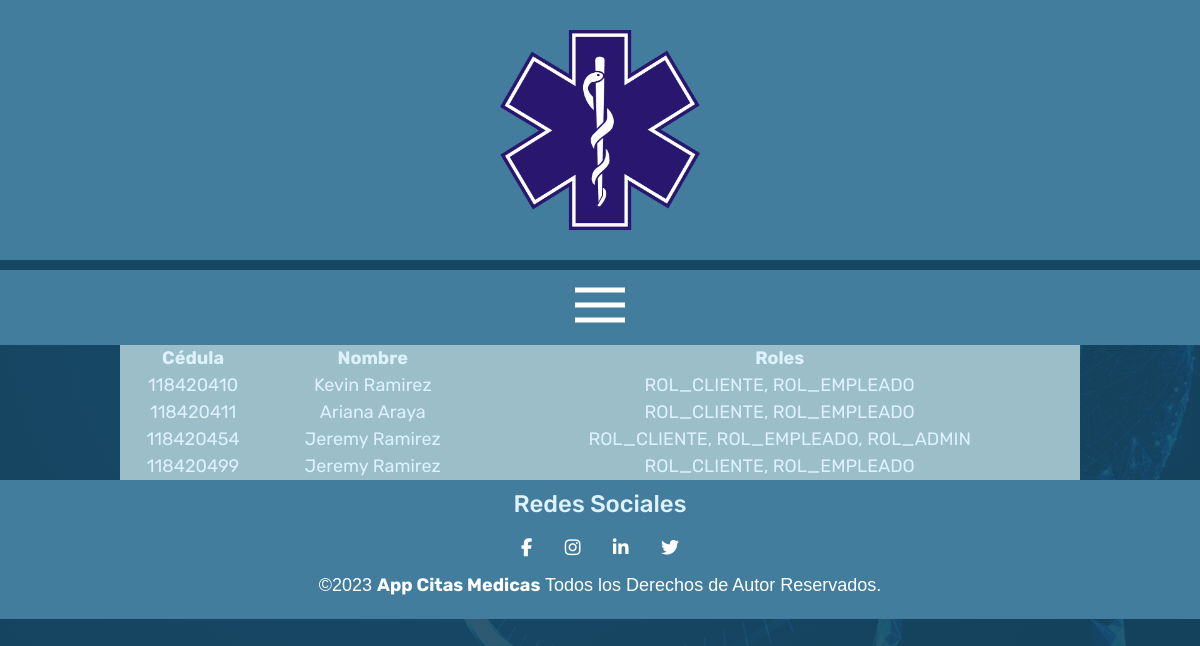
Page /roles.php (signed in) on the committed database.
### tables this page shows
CREATE TABLE `tab_usuarios` (
    `Cédula` VARCHAR(255) NOT NULL,
    `PrimerNombre` VARCHAR(100) NOT NULL,
    `SegundoNombre` VARCHAR(100) NULL,
    `PrimerApellido` VARCHAR(100) NOT NULL,
    `SegundoApellido` VARCHAR(100) NOT NULL,
    `Teléfono` VARCHAR(100) NOT NULL,
    `Correo` VARCHAR(100) NOT NULL,
    `Contraseña` VARCHAR(255) NOT NULL,
    `TipoSangre` VARCHAR(2) NULL,
    `Estatura` DOUBLE NULL,
    `Peso` DOUBLE NULL,
    PRIMARY KEY (`Cédula`)
);

### roles.php (the view, shortened to what this page needs)
<?php
require_once "templates/head.php";
require_once "templates/headerNavbar.php";
$conexion = Conecta();
$sql = "SELECT tab_usuarios.Cédula, tab_usuarios.PrimerNombre, tab_usuarios.PrimerApellido,
        IFNULL(GROUP_CONCAT(tab_roles.Descripción SEPARATOR ', '), 'Sin roles asignados') AS Roles
        FROM tab_usuarios
        LEFT JOIN tab_rolesusuario ON tab_usuarios.Cédula = tab_rolesusuario.Cédula
        LEFT JOIN tab_roles ON tab_rolesusuario.CodRol = tab_roles.CodRol
        GROUP BY tab_usuarios.Cédula";
$result = mysqli_query($conexion, $sql);
if ($result->num_rows > 0) {
    echo "<table border='1' style='width: 80%; margin: 0 auto; font-size: 18px; text-align: center;'>
            <tr>
                <th>Cédula</th>
                <th>Nombre</th>
                <th>Roles</th>
            </tr>";
    while ($row = $result->fetch_assoc()) {
        echo "<tr>
                <td>" . $row["Cédula"] . "</td>
                <td>" . $row["PrimerNombre"] . " " . $row["PrimerApellido"] . "</td>
                <td>" . $row["Roles"] . "</td>
              </tr>";
    }
    echo "</table>";
} else {
    echo "No se encontraron resultados";
}
mysqli_close($conexion); ?>
<?php
require_once "templates/footer.php";
?>

### css/style.css (style rules this page uses)
:root { --primario: #427D9D; --primarioOscuro: #164863; --primarioOscuroTransparencia: rgba(22, 72, 99, 0.9); --secundario: #DDF2FD; --secundarioOscuro: #9BBEC8; --blanco: #FFF; --negro: #000; --rojo: #8B0000; --fuentePrincipal: 'Rubik', sans-serif; }
html { box-sizing: border-box; font-size: 62.5%; }
*, *:before, *:after { box-sizing: inherit; }
* { margin: 0; padding: 0; border: 0; font-size: 100%; vertical-align: baseline; font-family: 'Rubik', sans-serif; }
html,body { min-height: 100%; }
body { background-image: linear-gradient(var(--primarioOscuroTransparencia),var(--primarioOscuroTransparencia)), url(../img/Header.jpg); background-size: cover; background-attachment: fixed; }
table { min-width: 10vh !important; }
table tr td, table tr th { background-color: var(--secundarioOscuro) !important; color: var(--secundario) !important; }

### rows in the picture
tab_usuarios: Cédula "118420410", PrimerNombre "Kevin", PrimerApellido "Ramirez", Roles "ROL_CLIENTE, ROL_EMPLEADO"
tab_usuarios: Cédula "118420411", PrimerNombre "Ariana", PrimerApellido "Araya", Roles "ROL_CLIENTE, ROL_EMPLEADO"
tab_usuarios: Cédula "118420454", PrimerNombre "Jeremy", PrimerApellido "Ramirez", Roles "ROL_CLIENTE, ROL_EMPLEADO, ROL_ADMIN"
tab_usuarios: Cédula "118420499", PrimerNombre "Jeremy", PrimerApellido "Ramirez", Roles "ROL_CLIENTE, ROL_EMPLEADO"
